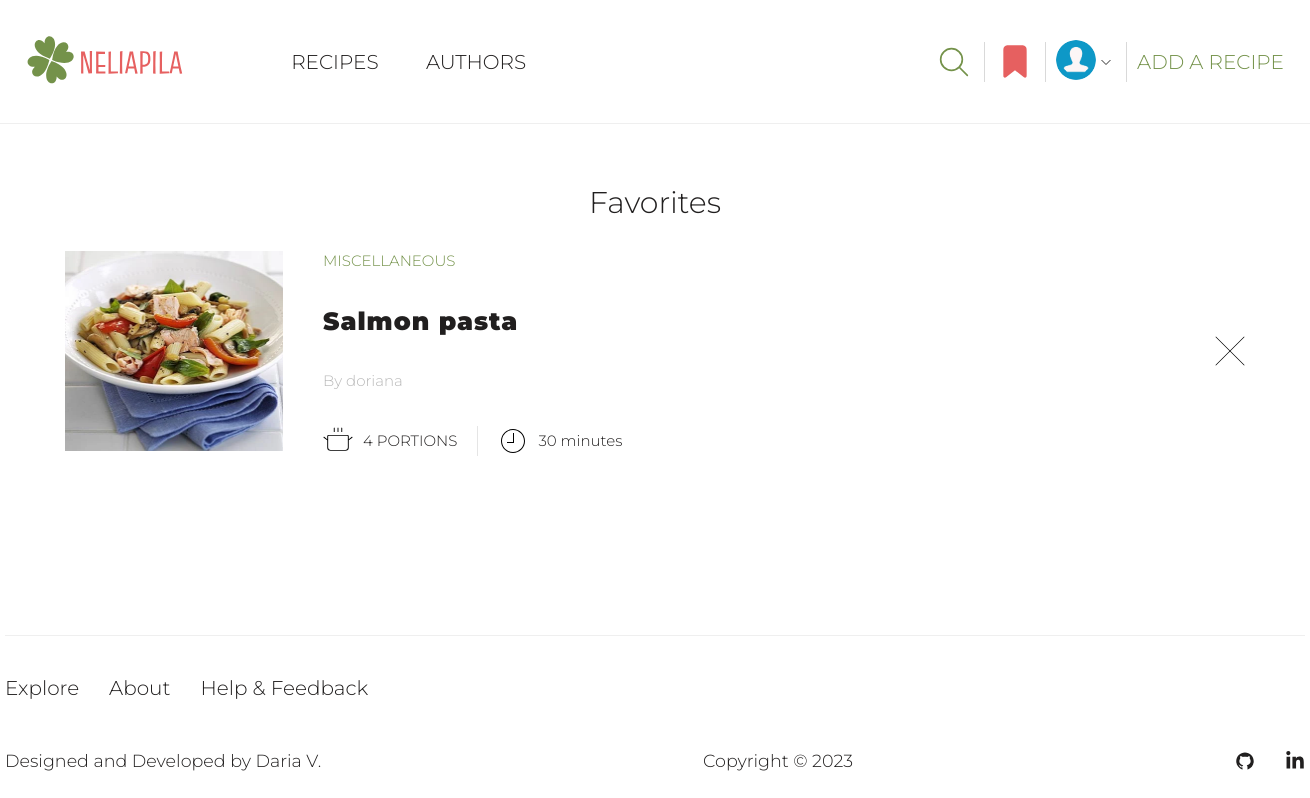
The page /profile/favorites (signed in) on the database as committed earlier.
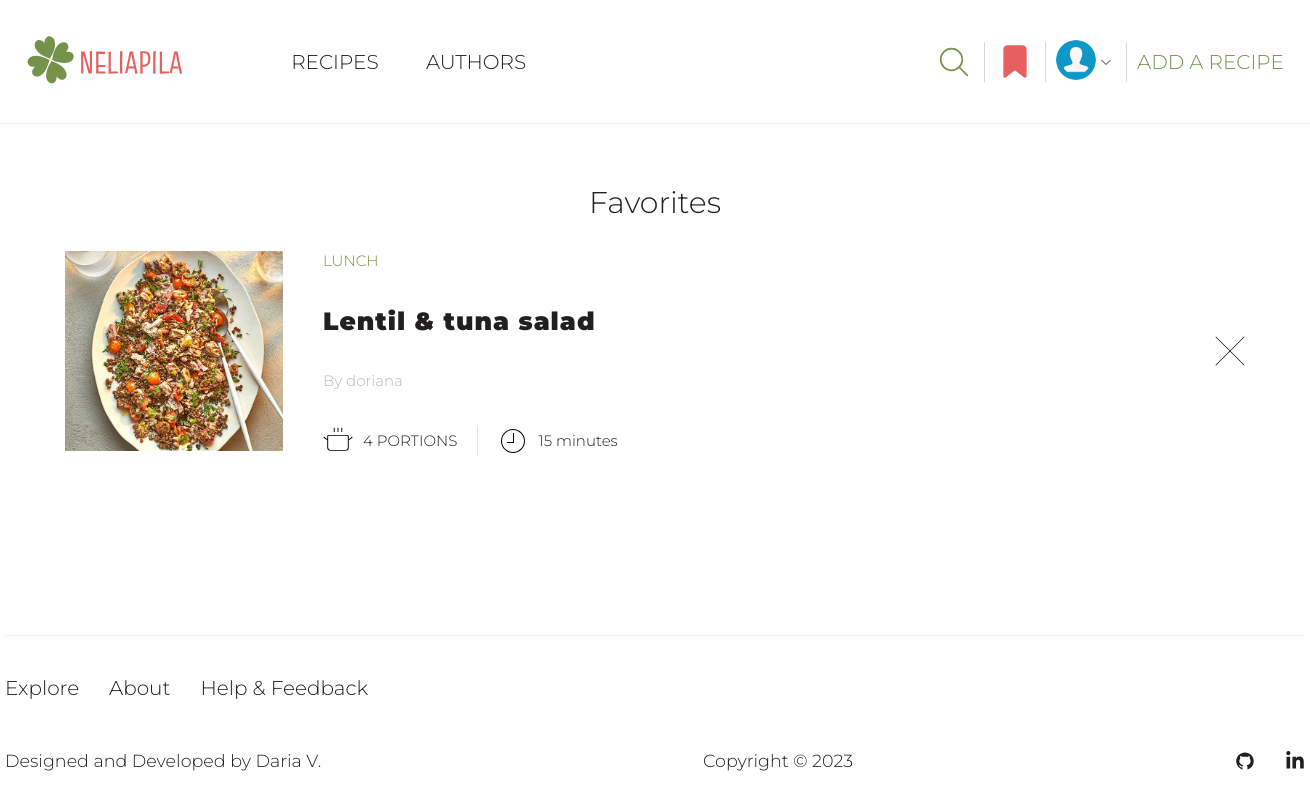
The same page on the database as committed later.
### recipes/models.py (models this page shows, shortened)
class Recipe(models.Model):
    CATEGORY_CHOICES = [
        ('Breakfast', 'Breakfast'),
        ('Lunch', 'Lunch'),
        ('Dinner', 'Dinner'),
        ('Snacks', 'Snacks'),
        ('Desserts', 'Desserts'),
        ('Drinks', 'Drinks'),
        ('Miscellaneous', 'Other')
    ]
    STATUS_CHOICES = [
        (True, 'Approved'),
        (False, 'On moderation'),
    ]
    author = models.ForeignKey(User, on_delete=models.CASCADE, null=True, blank=True)
    title = models.CharField(max_length=50)
    portions = models.PositiveIntegerField(default=1, blank=True, null=True)
    cooking_hours = models.PositiveIntegerField(default=0)
    cooking_minutes = models.PositiveIntegerField(default=0)
    image = models.ImageField(upload_to=recipe_image_path)
    category = models.CharField(max_length=20, choices=CATEGORY_CHOICES)
    ingredients = models.TextField()
    steps = models.TextField()
    is_approved = models.BooleanField(default=False, choices=STATUS_CHOICES)
    date_created = models.DateTimeField(auto_now_add=True)

### user/views.py (the view)
# urls.py: path('profile/favorites', views.get_favorites, name='favorites'),
@login_required(login_url='login')
def get_favorites(request):
    profile = Profile.objects.get(user=request.user.id)
    favorite_recipes = profile.favorite_set.all()
    favorite_recipes = [favorite.favorite_recipe for favorite in favorite_recipes]
    context = {'favorites': favorite_recipes}
    return render(request, 'user/favorites.html', context)

### templates/user/favorites.html
{% extends 'base/base.html' %}
{% load static %}
{% block css %}
<link rel="stylesheet" href="{% static 'user/css/profile.css' %}">
<link rel="stylesheet" href="{% static 'user/css/favorites.css' %}">
{% endblock %}
{% block content %}
<section class="favorites-page">
    <div class="favorites container">
        <div class="favorites-parts">
            {% if not favorites %}
            <div class="no-favourites">
                <img src="{% static 'user/images/cookbook.svg' %}" alt="Recipe">
                <span>You don't have any favorite recipes yet</span>
                <p>To find a recipe and add it to favorites, go to the <a href="/">recipes page</a></p>
            </div>
            {% else %}
            <div class="all_favorites">
                <h1>Favorites</h1>
                {% for favorite in favorites %}
                <div class="one-favorite">
                    <div class="recipe-main-info">
                        <div class="recipe-image">
                            <a href="{% url 'specific-recipe' favorite.id %}"><img src="{{ favorite.image.url }}" alt="Recipe Image"></a>
                        </div>
                        <div class="recipe-info">
                            <p class="recipe-category">{{ favorite.category }}</p>
                            <a href="{% url 'specific-recipe' favorite.id %}" class="recipe-title">{{ favorite.title }}</a>
                            <a href="{% url 'profile' favorite.author.id %}" class="recipe-author">
                                By {{ favorite.author }}</a>
                            <div class="recipe-details">
                                <div class="portions-details">
                                    <img src="{% static 'recipes/images/pot-svg.svg' %}" alt="Pot">
                                    <span>{{ favorite.portions }} portion{{ favorite.portions | pluralize:'s' }}</span>
                                </div>
                                <div class="cooking-time-details">
                                    <img src="{% static 'recipes/images/clock-svg.svg' %}" alt="Clock">
                                    {% if favorite.cooking_hours != 0 and favorite.cooking_minutes != 0 %}
                                    <span>{{ favorite.cooking_hours }} hour{{ favorite.cooking_hours | pluralize:'s' }}
                                {{ favorite.cooking_minutes }} minute{{ favorite.cooking_minutes | pluralize:'s' }}</span>
                                    {% elif favorite.cooking_hours != 0 and favorite.cooking_minutes == 0 %}
                                    <span>{{ favorite.cooking_hours }} hour{{ favorite.cooking_hours | pluralize:'s' }}</span>
                                    {% elif favorite.cooking_hours == 0 and favorite.cooking_minutes != 0 %}
                                    <span>{{ favorite.cooking_minutes }} minute{{ favorite.cooking_minutes | pluralize:'s' }}
                                </span>
                                    {% endif %}
                                </div>
                            </div>
                        </div>
                    </div>
                    <div class="delete-from-favorites">
                        <a href="{% url 'delete-from-favorites' favorite.id %}">
                            <img src="{% static 'user/images/delete.svg' %}" alt="Delete">
                        </a>
                    </div>
                </div>
                {% endfor %}
            </div>
            {% endif %}
        </div>
    </div>
</section>
{% endblock %}

Rows that differ between the two databases and show on the page:
no longer on this page (row unchanged): Recipe: image (picture), category "MISCELLANEOUS", title "Salmon pasta", author "doriana", portions "4", portions|pluralize "S", cooking_minutes "30", cooking_minutes|pluralize "s"
added Recipe: image (picture), category "LUNCH", title "Lentil & tuna salad", author "doriana", portions "4", portions|pluralize "S", cooking_minutes "15", cooking_minutes|pluralize "s"
